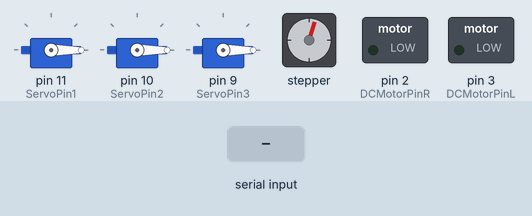
Bench run of a sketch on a simulated Arduino Uno, built with avr-gcc and run on an emulated ATmega328P. Parts: 3 × servo, stepper motor, switched loads named in the sketch (green lamp = pin HIGH). The inputs (shaded band) are chosen by the test bench. Stepper angles assume 20 steps per turn.

Above: at 1.3 s.
1.4 s: byte 4 (4) received over Serial
At 2.4 s:
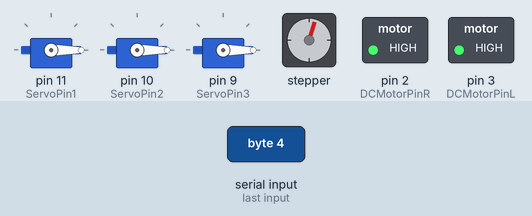
3.0 s: byte 5 (5) received over Serial
At 3.6 s:
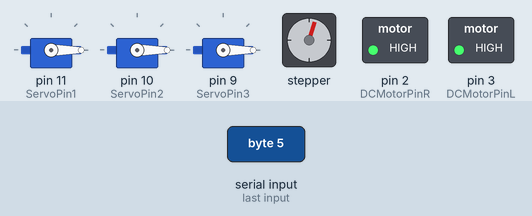
4.6 s: byte 6 (6) received over Serial
At 5.8 s:
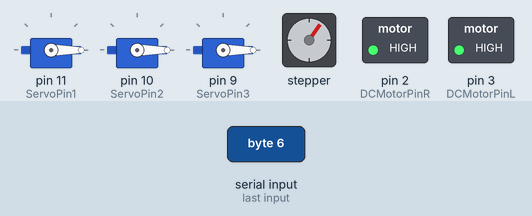
6.1 s: byte 4 (4) received over Serial
At 7.1 s:
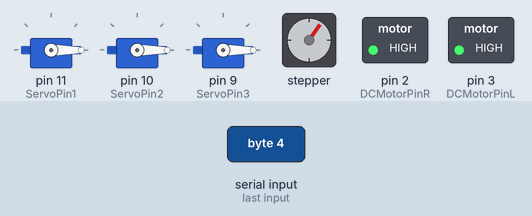
7.7 s: byte 5 (5) received over Serial
At 8.4 s:
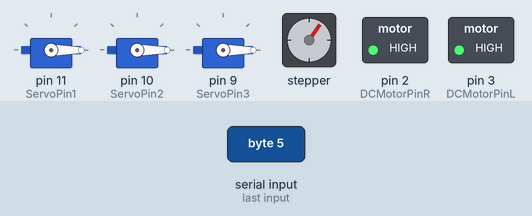
9.3 s: byte 6 (6) received over Serial
At 10.7 s:
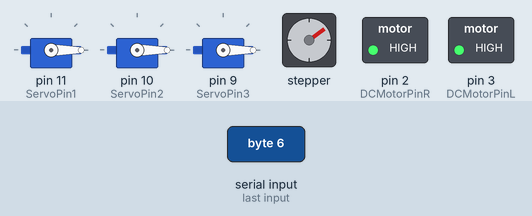
Timing chart, 0 to 11.8 s (numbered marks = the images above; inputs shaded):
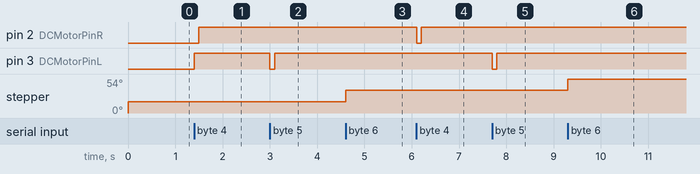

Measured:
- after the input at 1.4 s, pin 2 (DCMotorPinR): LOW → HIGH after 0.10 s; pin 3 (DCMotorPinL): LOW → HIGH at once
- after the input at 3.0 s, pin 3 (DCMotorPinL): HIGH → LOW at once, → HIGH 0.10 s later
- after the input at 4.6 s, stepper: turns 18° clockwise, starting at once
- after the input at 6.1 s, pin 2 (DCMotorPinR): HIGH → LOW at once, → HIGH 0.10 s later
- after the input at 7.7 s, pin 3 (DCMotorPinL): HIGH → LOW at once, → HIGH 0.10 s later
- after the input at 9.3 s, stepper: turns 18° clockwise, starting at once

The sketch:

arduinoProgram.ino
```cpp
#include <Stepper.h>
#include <Servo.h>
#define STEPS 20

Stepper stepper(STEPS, 8, 13, 7, 12);
Servo ServoMotor1;
Servo ServoMotor2;
Servo ServoMotor3;
const int DCMotorPinL = 3;
const int DCMotorPinR = 2;
const int ServoPin1 = 11;
const int ServoPin2 = 10;
const int ServoPin3 = 9;
byte control = 0;
int action = 0;


void setup() {
  // put your setup code here, to run once:
  Serial.begin(9600);
  while(!Serial){
    ;
  }
  stepper.setSpeed(30);
  ServoMotor1.attach(ServoPin1);
  ServoMotor2.attach(ServoPin2);
  ServoMotor3.attach(ServoPin3);
  ServoMotor1.write(0);
  ServoMotor2.write(0);
  ServoMotor3.write(0);
  stepper.step(1);
  pinMode(DCMotorPinL, OUTPUT);
  pinMode(DCMotorPinR, OUTPUT);
}

void loop() {
  // put your main code here, to run repeatedly:
  control = Serial.read();
  while (control == 1){
    if (Serial.available() > 0){
      action = Serial.read();
      ServoMotor1.write(action);
      break;
    }
  }
  while (control == 2){
    if (Serial.available() > 0){
      action = Serial.read();
      ServoMotor2.write(action);
      break;
    }
  }
  while (control == 3){
    if (Serial.available() > 0){
      action = Serial.read();
      ServoMotor3.write(action);
      break;
    }
  }
  while (control == 4){
    digitalWrite(DCMotorPinR, LOW);
    digitalWrite(DCMotorPinL, HIGH);
    delay(100);
    digitalWrite(DCMotorPinR, HIGH);
    break;
  }
  while (control == 5){
    digitalWrite(DCMotorPinL, LOW);
    digitalWrite(DCMotorPinR, HIGH);
    delay(100);
    digitalWrite(DCMotorPinL, HIGH);
    break;
  }
  if (control == 6){
    stepper.step(1);
  }
  if (control == 7){
    stepper.step(-1);
  }

}
```
